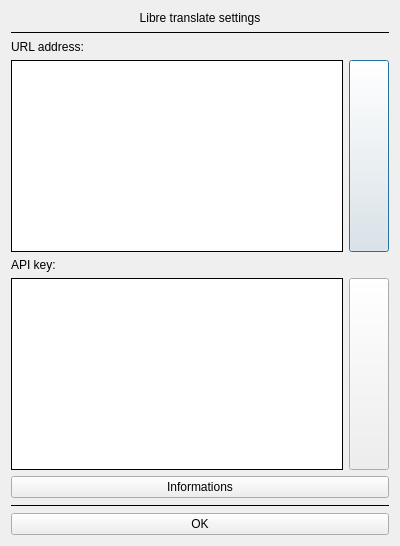
<?xml version="1.0" encoding="UTF-8"?>
<ui version="4.0">
 <class>translateSettings</class>
 <widget class="QDialog" name="translateSettings">
  <property name="geometry">
   <rect>
    <x>0</x>
    <y>0</y>
    <width>400</width>
    <height>512</height>
   </rect>
  </property>
  <property name="windowTitle">
   <string>Dialog</string>
  </property>
  <layout class="QVBoxLayout" name="verticalLayout">
   <item>
    <widget class="QLabel" name="label">
     <property name="sizePolicy">
      <sizepolicy hsizetype="Preferred" vsizetype="Fixed">
       <horstretch>0</horstretch>
       <verstretch>0</verstretch>
      </sizepolicy>
     </property>
     <property name="text">
      <string>Libre translate settings</string>
     </property>
     <property name="alignment">
      <set>Qt::AlignCenter</set>
     </property>
    </widget>
   </item>
   <item>
    <widget class="Line" name="line">
     <property name="frameShadow">
      <enum>QFrame::Plain</enum>
     </property>
     <property name="orientation">
      <enum>Qt::Horizontal</enum>
     </property>
    </widget>
   </item>
   <item>
    <widget class="QLabel" name="label_3">
     <property name="text">
      <string>URL address:</string>
     </property>
    </widget>
   </item>
   <item>
    <layout class="QHBoxLayout" name="horizontalLayout">
     <item>
      <widget class="QPlainTextEdit" name="urlText">
       <property name="sizePolicy">
        <sizepolicy hsizetype="Expanding" vsizetype="Fixed">
         <horstretch>0</horstretch>
         <verstretch>0</verstretch>
        </sizepolicy>
       </property>
       <property name="frameShape">
        <enum>QFrame::Box</enum>
       </property>
       <property name="frameShadow">
        <enum>QFrame::Plain</enum>
       </property>
       <property name="verticalScrollBarPolicy">
        <enum>Qt::ScrollBarAlwaysOff</enum>
       </property>
       <property name="horizontalScrollBarPolicy">
        <enum>Qt::ScrollBarAlwaysOff</enum>
       </property>
      </widget>
     </item>
     <item>
      <widget class="QPushButton" name="urlButton">
       <property name="sizePolicy">
        <sizepolicy hsizetype="Fixed" vsizetype="Preferred">
         <horstretch>0</horstretch>
         <verstretch>0</verstretch>
        </sizepolicy>
       </property>
       <property name="text">
        <string/>
       </property>
      </widget>
     </item>
    </layout>
   </item>
   <item>
    <widget class="QLabel" name="label_2">
     <property name="text">
      <string>API key:</string>
     </property>
    </widget>
   </item>
   <item>
    <layout class="QHBoxLayout" name="horizontalLayout_2">
     <item>
      <widget class="QPlainTextEdit" name="apiText">
       <property name="sizePolicy">
        <sizepolicy hsizetype="Expanding" vsizetype="Fixed">
         <horstretch>0</horstretch>
         <verstretch>0</verstretch>
        </sizepolicy>
       </property>
       <property name="frameShape">
        <enum>QFrame::Box</enum>
       </property>
       <property name="frameShadow">
        <enum>QFrame::Plain</enum>
       </property>
       <property name="verticalScrollBarPolicy">
        <enum>Qt::ScrollBarAlwaysOff</enum>
       </property>
       <property name="horizontalScrollBarPolicy">
        <enum>Qt::ScrollBarAlwaysOff</enum>
       </property>
      </widget>
     </item>
     <item>
      <widget class="QPushButton" name="apiButton">
       <property name="sizePolicy">
        <sizepolicy hsizetype="Fixed" vsizetype="Preferred">
         <horstretch>0</horstretch>
         <verstretch>0</verstretch>
        </sizepolicy>
       </property>
       <property name="text">
        <string/>
       </property>
      </widget>
     </item>
    </layout>
   </item>
   <item>
    <widget class="QPushButton" name="infoButton">
     <property name="text">
      <string>Informations</string>
     </property>
    </widget>
   </item>
   <item>
    <widget class="Line" name="line_2">
     <property name="frameShadow">
      <enum>QFrame::Plain</enum>
     </property>
     <property name="orientation">
      <enum>Qt::Horizontal</enum>
     </property>
    </widget>
   </item>
   <item>
    <widget class="QPushButton" name="okButton">
     <property name="text">
      <string>OK</string>
     </property>
    </widget>
   </item>
  </layout>
 </widget>
 <resources/>
 <connections/>
</ui>
